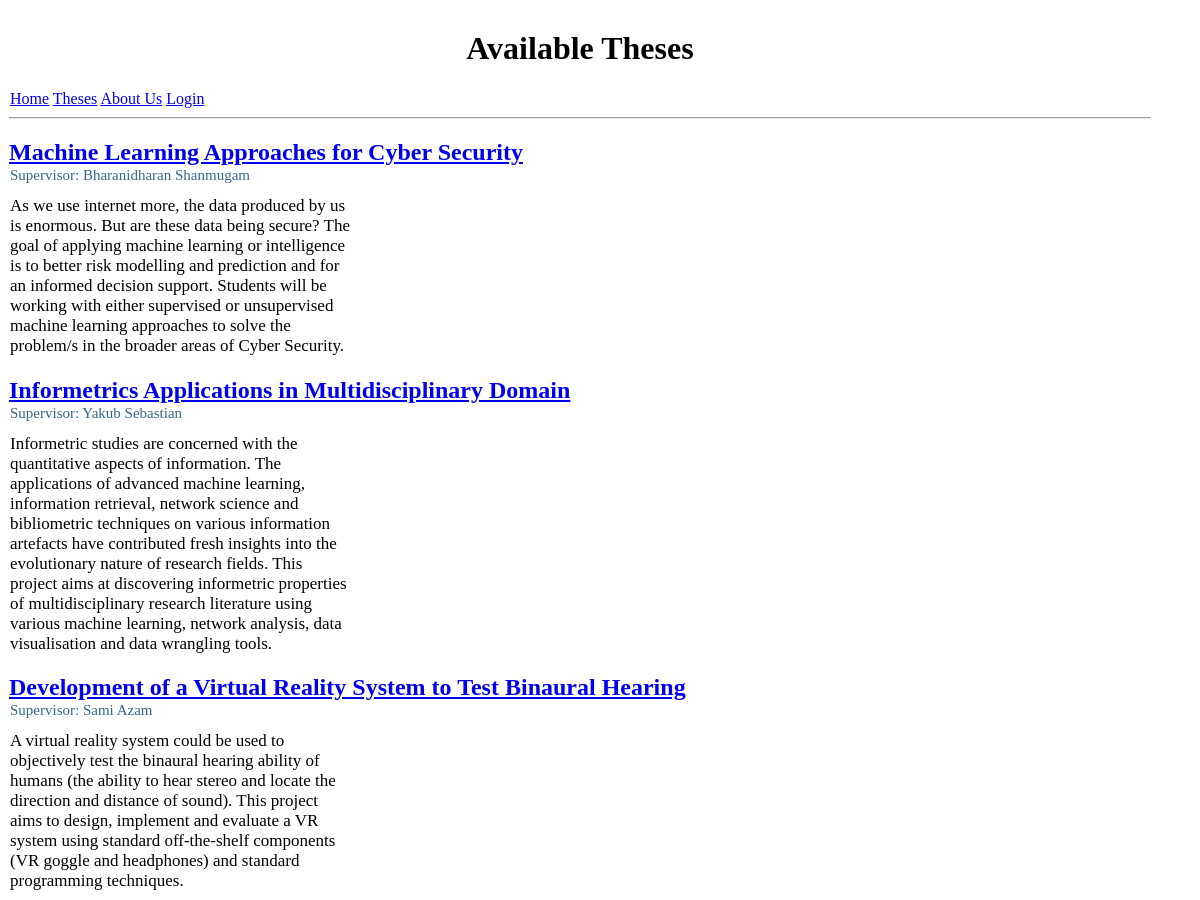
Before: /page2/ (upper part) with the older database file.
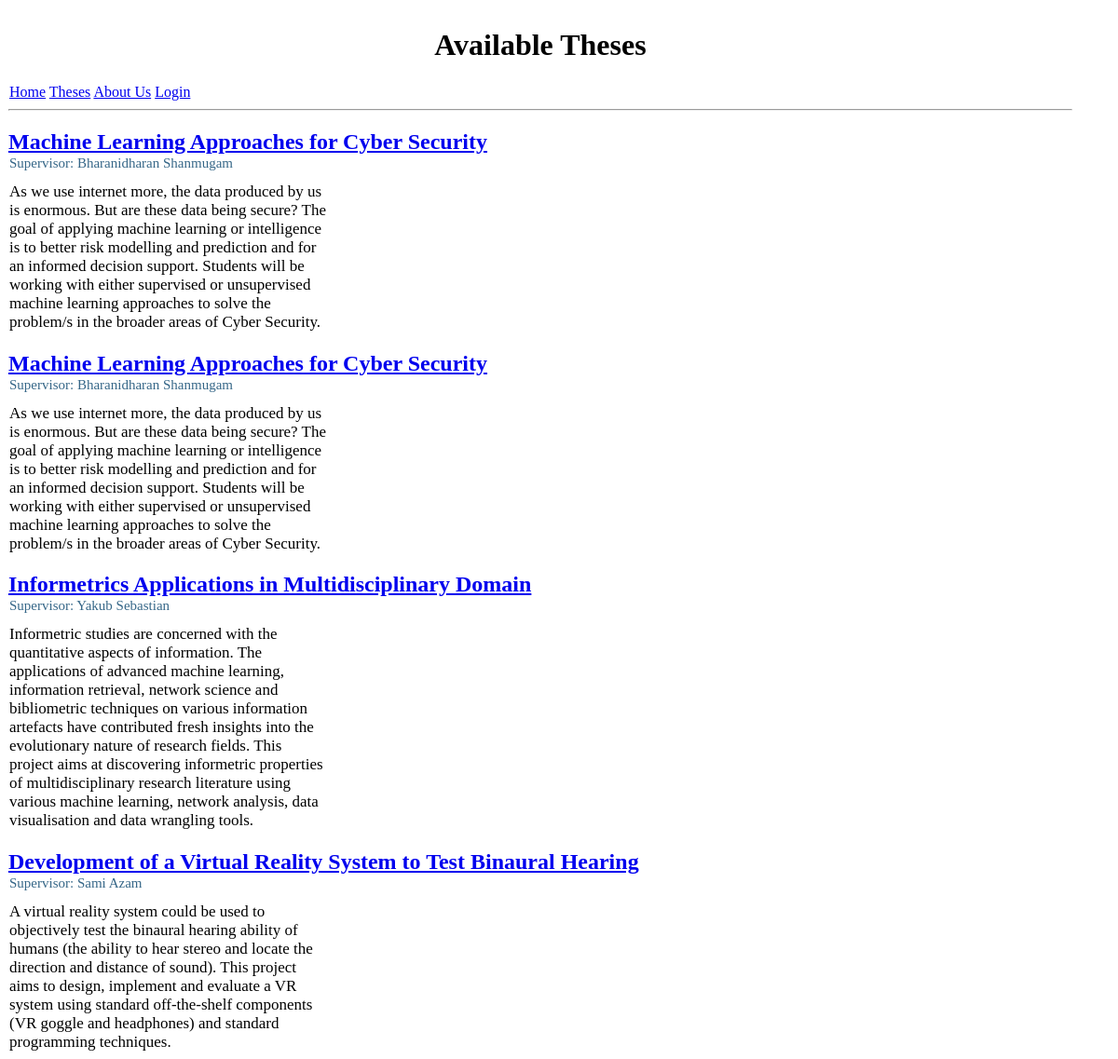
After: the same page with the newer database file.
### assignment2_app/models.py (models this page shows, shortened)
class Project(models.Model):
  tid = models.CharField(max_length=3, primary_key=True)
  title = models.CharField(max_length=100)
  desc = models.TextField(max_length=1500)
  supName = models.CharField(max_length=30)
  is_approved = models.BooleanField(default=False)
  is_request = models.BooleanField(default=True)

### assignment2_app/views.py (the view)
# urls.py: re_path(r'^page2/?$', views.page2, name='page2'),
def page2(request):
   theses = Project.objects.all()
   user = request.user
   is_supervisor = False
   is_coordinator = False
   if user.is_authenticated:
      if user.role == Accounts.Role.Supervisor :
         is_supervisor = True
      elif user.role == Accounts.Role.Coordinator:
         is_coordinator = True
   page_data = {
      "theses": theses,
      "is_supervisor" : is_supervisor,
      "is_coordinator": is_coordinator
   }
   return render(request, 'assignment2_app/page2.html', page_data)

### assignment2_app/templates/assignment2_app/page2.html (shortened to what this page needs)
{% extends "assignment2_app/base.html" %}
{% block page_heading %}
{% load static %}
<link rel = "stylesheet" type = "text/css" href = "{% static 'css/styles.css' %}">
<h1 class = "page_headings"><str>Available Theses</str></h1>
{% endblock %}
{% block main_body %}
{% for thesis in theses %}
{%if thesis.is_approved %}
<h2><a href="{% url 'details' thesis.tid %}">{{ thesis.title }}</a></h2>
<div class= "supervisor_name"> Supervisor: {{ thesis.supName }} </div>
<div class= "desc"> {{ thesis.desc }} </div>
{% endif %}
{% endfor %}
{% endblock %}

Changed rows visible on the page:
added Project: title "Machine Learning Approaches for Cyber Security", supName "Bharanidharan Shanmugam", desc "As we use internet more, the data produced by us is enormous. But are these data being secure? The goal of applying machine learning or intelligence is to better risk modelling and prediction and for an informed decision support. Students will be working with either supervised or unsupervised machine learning approaches to solve the problem/s in the broader areas of Cyber Security."
